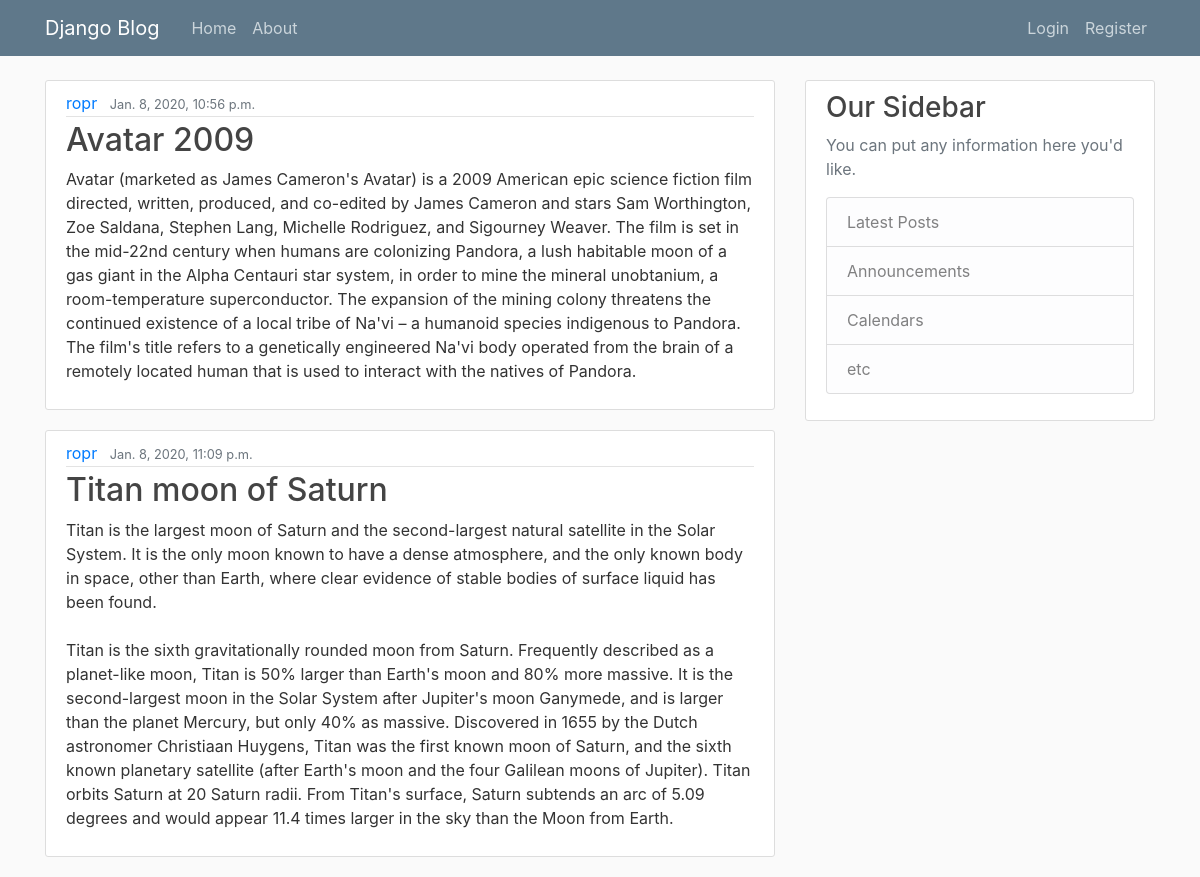
The page / on the database its author committed.
### blog/models.py (models this page shows, shortened)
class Post(models.Model):
    title = models.CharField(max_length=100)
    content = models.TextField()
    date_posted = models.DateTimeField(default=timezone.now)
    author = models.ForeignKey(User, on_delete=models.CASCADE)

### blog/views.py (the view)
# urls.py: 2. Add a URL to urlpatterns:  path('', views.home, name='home')
def home(request):
    context={'posts': Post.objects.all()}
    return render(request, "home.html", context)

### templates/home.html
{% extends "base.html" %}
{% block content %}
   {% for post in posts %}
   <article class="media content-section">
    <div class="media-body">
      <div class="article-metadata">
        <a class="mr-2" href="#">{{ post.author }}</a>
        <small class="text-muted">{{ post.date_posted }}</small>
      </div>
      <h2><a class="article-title" href="#">{{ post.title }}</a></h2>
      <p class="article-content">{{ post.content }}</p>
    </div>
  </article>
  {% endfor %}
{% endblock %}

### templates/base.html (shortened to what this page needs)
{% load static %}
<!DOCTYPE html>
<html>
  <head>
    <link rel="stylesheet" href="https://maxcdn.bootstrapcdn.com/bootstrap/4.0.0/css/bootstrap.min.css">
    <link rel="stylesheet" type="text/css" href="{% static 'main.css' %}">
  </head>
  <body>
    <header class="site-header">
        <nav class="navbar navbar-expand-md navbar-dark bg-steel fixed-top">
          <div class="container">
            <a class="navbar-brand mr-4" href="{% url 'Blog-home' %}">Django Blog</a>
            <div class="collapse navbar-collapse" id="navbarToggle">
              <div class="navbar-nav mr-auto">
                <a class="nav-item nav-link" href="{% url 'Blog-home' %}">Home</a>
                <a class="nav-item nav-link" href="{% url 'About-blog' %}">About</a>
              </div>
              <div class="navbar-nav">
                {% if user.is_authenticated %}
                <a class="nav-item nav-link" href="{% url 'profile' %}">Profile</a>
                <a class="nav-item nav-link" href="{% url 'logout' %}">Logout</a>
                {% else %}
                <a class="nav-item nav-link" href="{% url 'login' %}">Login</a>
                <a class="nav-item nav-link" href="{% url 'register' %}">Register</a>
                {% endif %}
              </div>
            </div>
          </div>
        </nav>
      </header>
      <main role="main" class="container">
        <div class="row">
          <div class="col-md-8">
            {% block content %}{% endblock %}
          </div>
          <div class="col-md-4">
            <div class="content-section">
              <h3>Our Sidebar</h3>
              <p class='text-muted'>You can put any information here you'd like.
                <ul class="list-group">
                  <li class="list-group-item list-group-item-light">Latest Posts</li>
                  <li class="list-group-item list-group-item-light">Announcements</li>
                  <li class="list-group-item list-group-item-light">Calendars</li>
                  <li class="list-group-item list-group-item-light">etc</li>
                </ul>
              </p>
            </div>
          </div>
        </div>
      </main>
  </body>
</html>

### static/main.css (style rules this page uses)
body { background: #fafafa; color: #333333; margin-top: 5rem; }
h1, h2, h3, h4, h5, h6 { color: #444444; }
ul { margin: 0; }
.bg-steel { background-color: #5f788a; }
.site-header .navbar-nav .nav-link { color: #cbd5db; }
.content-section { background: #ffffff; padding: 10px 20px; border: 1px solid #dddddd; border-radius: 3px; margin-bottom: 20px; }
.article-title { color: #444444; }
.article-content { white-space: pre-line; }
.article-metadata { padding-bottom: 1px; margin-bottom: 4px; border-bottom: 1px solid #e3e3e3 }

### rows shown on the page
Post: author "ropr", date_posted "Jan. 8, 2020, 10:56 p.m.", title "Avatar 2009", content "Avatar (marketed as James Cameron's Avatar) is a 2009 American epic science fiction film directed, written, produced, and co-edited by James Cameron and stars Sam Worthington, Zoe Saldana, Stephen Lang, Michelle Rodriguez, and Sigourney Weaver. The film is set in the mid-22nd century when humans are colonizing Pandora, a lush habitable moon of a gas giant in the Alpha Centauri star system, in order to mine the mineral unobtanium, a room-temperature superconductor. The expansion of the mining colony threatens the continued existence of a local tribe of Na'vi – a humanoid species indigenous to Pandora. The film's title refers to a genetically engineered Na'vi body operated from the brain of a…"
Post: author "ropr", date_posted "Jan. 8, 2020, 11:09 p.m.", title "Titan moon of Saturn", content "Titan is the largest moon of Saturn and the second-largest natural satellite in the Solar System. It is the only moon known to have a dense atmosphere, and the only known body in space, other than Earth, where clear evidence of stable bodies of surface liquid has been found. Titan is the sixth gravitationally rounded moon from Saturn. Frequently described as a planet-like moon, Titan is 50% larger than Earth's moon and 80% more massive. It is the second-largest moon in the Solar System after Jupiter's moon Ganymede, and is larger than the planet Mercury, but only 40% as massive. Discovered in 1655 by the Dutch astronomer Christiaan Huygens, Titan was the first known moon of Saturn, and the…"
